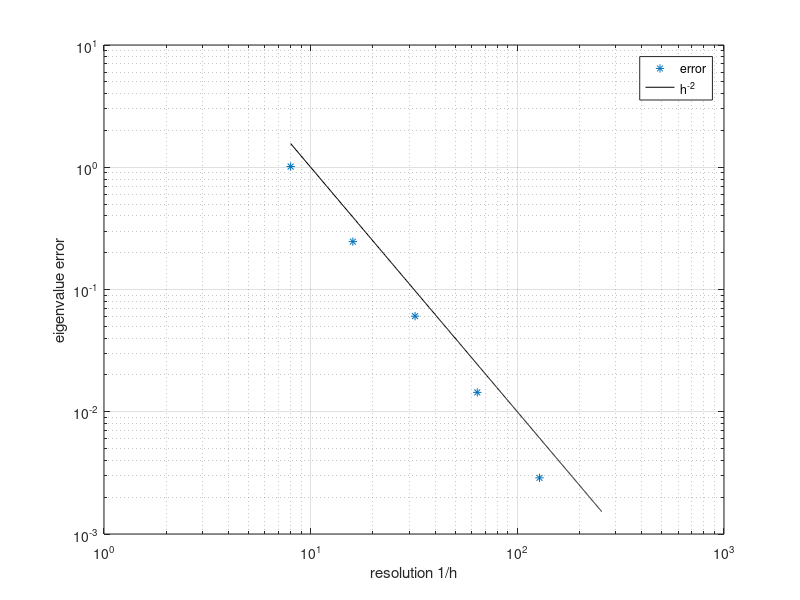

The MATLAB source for this figure:
%% plot convergence study of fisrt eigenvalue of FP operator
clc;
close all;
clear;
%% for FP operator with quadratic potential
res = [8 16 32 64 128 256];

%% for P1
eig = [-1.540290361979151 -0.7731296590611344 -0.5872411113824971 -0.5410867267235467 -0.5295644369174396 -0.5266848249256644];

%% plotting
err = abs(eig - eig(6)*ones(1,6));
loglog(res, err, '*');
grid on;
hold on;
xx = 8:0.5:256;
yy = xx.^(-2)*10^2;
loglog (xx,yy,'k-');
xlabel 'resolution 1/h';
ylabel 'eigenvalue error';
legend('error', 'h^{-2}');